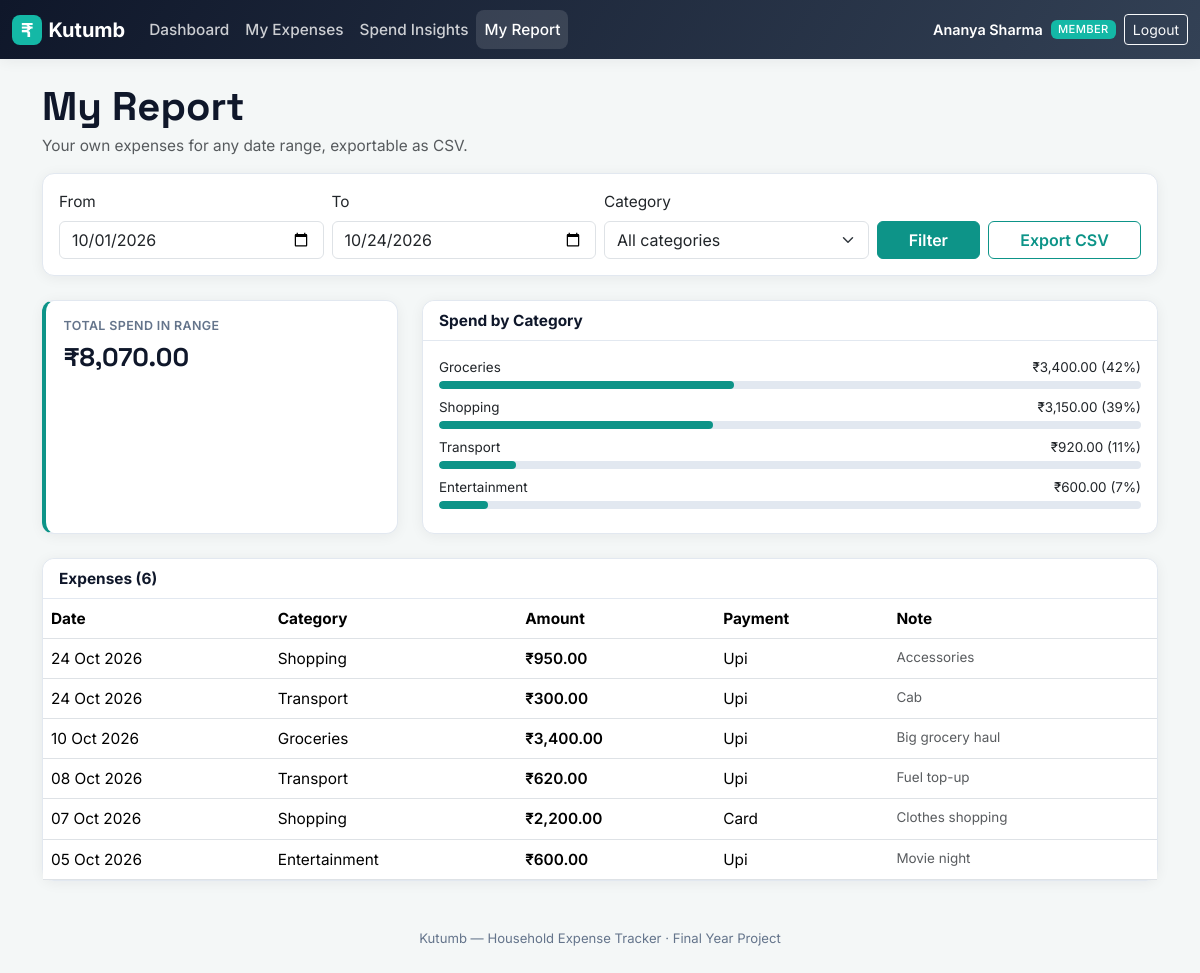
The page /index.php?route=member/report (signed in) on the database its author committed.
### tables this page shows
CREATE TABLE expenses (
    id              INT AUTO_INCREMENT PRIMARY KEY,
    user_id         INT NOT NULL,
    category_id     INT NOT NULL,
    amount          DECIMAL(10,2) NOT NULL,
    expense_date    DATE NOT NULL,
    payment_method  ENUM('cash','card','upi','netbanking','other') NOT NULL DEFAULT 'upi',
    note            VARCHAR(255) DEFAULT NULL,
    created_at      TIMESTAMP NOT NULL DEFAULT CURRENT_TIMESTAMP,
    FOREIGN KEY (user_id) REFERENCES users(id) ON DELETE CASCADE,
    FOREIGN KEY (category_id) REFERENCES categories(id),
    INDEX idx_expenses_user (user_id),
    INDEX idx_expenses_category_date (category_id, expense_date)
);

CREATE TABLE categories (
    id            INT AUTO_INCREMENT PRIMARY KEY,
    name          VARCHAR(80) NOT NULL UNIQUE,
    is_active     TINYINT(1) NOT NULL DEFAULT 1,
    created_at    TIMESTAMP NOT NULL DEFAULT CURRENT_TIMESTAMP
);

### app/controllers/MemberController.php (called while the page is built, shortened)
<?php
require_once __DIR__ . '/../models/Expense.php';
class MemberController
{
    public function report(): void
    {
        $from = $_GET['from'] ?? date('Y-m-01');
        $to = $_GET['to'] ?? date('Y-m-d');
        $categoryId = (int)($_GET['category_id'] ?? 0);
        $filters = ['from' => $from, 'to' => $to];
        $expenses = Expense::listForUser(Auth::id(), $filters);
        $total = array_sum(array_map(fn($e) => (float)$e['amount'], $expenses));
        $byCategory = [];
        foreach ($expenses as $exp) {
            $byCategory[$exp['category_name']] = ($byCategory[$exp['category_name']] ?? 0) + (float)$exp['amount'];
        }
        arsort($byCategory);
        require __DIR__ . '/../views/member/report.php';
    }
}

### public/index.php (called while the page is built, shortened)
<?php
require_once __DIR__ . '/../core/helpers.php';
require_once __DIR__ . '/../core/Database.php';
require_once __DIR__ . '/../core/Auth.php';
require_once __DIR__ . '/../app/models/Expense.php';
require_once __DIR__ . '/../app/controllers/MemberController.php';
$router = new Router();
$router->get('login', fn() => (new AuthController())->showLogin());
$router->post('login', fn() => (new AuthController())->login());
$router->post('logout', fn() => (new AuthController())->logout());
$router->get('admin/dashboard', fn() => (new AdminController())->dashboard());
$router->get('admin/members', fn() => (new AdminController())->members());
$router->post('admin/members/store', fn() => (new AdminController())->memberStore());
$router->post('admin/members/status', fn() => (new AdminController())->memberStatus());
$router->get('admin/categories', fn() => (new AdminController())->categories());
$router->post('admin/categories/store', fn() => (new AdminController())->categoryStore());
$router->post('admin/categories/rename', fn() => (new AdminController())->categoryRename());
$router->post('admin/categories/toggle', fn() => (new AdminController())->categoryToggle());
$router->post('admin/budgets/store', fn() => (new AdminController())->budgetStore());
$router->get('admin/reports', fn() => (new AdminController())->reports());
$router->get('admin/reports/export', fn() => (new AdminController())->reportExport());
$router->get('member/dashboard', fn() => (new MemberController())->dashboard());
$router->get('member/expenses', fn() => (new MemberController())->expenses());
$router->get('member/insights', fn() => (new MemberController())->insights());
$router->get('member/report', fn() => (new MemberController())->report());
$router->get('member/report/export', fn() => (new MemberController())->reportExport());
$router->post('expenses/store', fn() => (new ExpenseController())->store());
$router->post('expenses/update', fn() => (new ExpenseController())->update());
$router->post('expenses/delete', fn() => (new ExpenseController())->delete());
$route = request_str($_GET['route'] ?? '');
$router->dispatch($_SERVER['REQUEST_METHOD'], $route);

### core/Router.php (called while the page is built, shortened)
<?php
class Router
{
    private array $routes = ['GET' => [], 'POST' => []];
    public function get(string $route, callable $handler): void
    {
        $this->routes['GET'][$route] = $handler;
    }
    public function post(string $route, callable $handler): void
    {
        $this->routes['POST'][$route] = $handler;
    }
    public function dispatch(string $method, string $route): void
    {
        $handler = $this->routes[$method][$route] ?? null;
        try {
            $handler();
        } catch (Throwable $e) {
            error_log($e->getMessage());
            http_response_code(500);
            require __DIR__ . '/../app/views/errors/500.php';
        }
    }
}

### core/helpers.php (called while the page is built, shortened)
<?php
function e($value): string
{
    return htmlspecialchars($value, ENT_QUOTES, 'UTF-8');
}
function format_date(?string $date): string
{
    $ts = strtotime($date);
    return $ts === false ? '-' : date('d M Y', $ts);
}
function format_inr(float $amount): string
{
    $negative = $amount < 0;
    $amount = abs($amount);
    $parts = explode('.', number_format($amount, 2, '.', ''));
    $whole = $parts[0];
    $decimal = $parts[1];
    if (strlen($whole) > 3) {
        $lastThree = substr($whole, -3);
        $rest = substr($whole, 0, -3);
        $rest = preg_replace('/\B(?=(\d{2})+(?!\d))/', ',', $rest);
        $whole = $rest . ',' . $lastThree;
    }
    return ($negative ? '-' : '') . '₹' . $whole . '.' . $decimal;
}

### core/Auth.php (called while the page is built, shortened)
<?php
require_once __DIR__ . '/Database.php';
class Auth
{
    public static function id(): ?int
    {
        return $_SESSION['user_id'] ?? null;
    }
}

### config/database.php (called while the page is built)
<?php
return [
    'host'     => '127.0.0.1',
    'port'     => 3306,
    'database' => 'expense_tracker',
    'username' => 'root',
    'password' => '',
    'charset'  => 'utf8mb4',
];

### core/Database.php (called while the page is built)
<?php
class Database
{
    private static ?PDO $instance = null;
    public static function connect(): PDO
    {
        if (self::$instance === null) {
            $config = require __DIR__ . '/../config/database.php';
            $dsn = sprintf(
                'mysql:host=%s;port=%d;dbname=%s;charset=%s',
                $config['host'],
                $config['port'],
                $config['database'],
                $config['charset']
            );
            self::$instance = new PDO($dsn, $config['username'], $config['password'], [
                PDO::ATTR_ERRMODE            => PDO::ERRMODE_EXCEPTION,
                PDO::ATTR_DEFAULT_FETCH_MODE => PDO::FETCH_ASSOC,
                PDO::ATTR_EMULATE_PREPARES   => false,
            ]);
        }
        return self::$instance;
    }
}

### app/models/Expense.php (called while the page is built, shortened)
<?php
class Expense
{
    public static function listForUser(int $userId, array $filters = []): array
    {
        $sql = 'SELECT e.*, c.name AS category_name
                FROM expenses e JOIN categories c ON c.id = e.category_id
                WHERE e.user_id = ?';
        $params = [$userId];
        self::applyFilters($sql, $params, $filters);
        $sql .= ' ORDER BY e.expense_date DESC, e.id DESC';
        $stmt = Database::connect()->prepare($sql);
        $stmt->execute($params);
        return $stmt->fetchAll();
    }
    private static function applyFilters(string &$sql, array &$params, array $filters): void
    {
        if (!empty($filters['from'])) {
            $sql .= ' AND e.expense_date >= ?';
            $params[] = $filters['from'];
        }
        if (!empty($filters['to'])) {
            $sql .= ' AND e.expense_date <= ?';
            $params[] = $filters['to'];
        }
    }
}

### app/views/member/report.php (the view, shortened to what this page needs)
<?php require __DIR__ . '/../partials/header.php'; ?>
<?php require __DIR__ . '/../partials/navbar.php'; ?>
<main class="container py-4">
    <h1 class="page-title">My Report</h1>
    <p class="text-muted">Your own expenses for any date range, exportable as CSV.</p>
    <div class="card mb-4">
        <div class="card-body">
            <form method="GET" action="/index.php" class="row g-2 align-items-end">
                <div class="col-6 col-md-3">
                    <label class="form-label">From</label>
                    <input type="date" name="from" class="form-control" value="<?= e($from) ?>">
                </div>
                <div class="col-6 col-md-3">
                    <label class="form-label">To</label>
                    <input type="date" name="to" class="form-control" value="<?= e($to) ?>">
                </div>
                <div class="col-6 col-md-3">
                    <label class="form-label">Category</label>
                    <select name="category_id" class="form-select">
                        <option value="0">All categories</option>
                    </select>
                </div>
                <div class="col-6 col-md-3 d-flex gap-2">
                    <button type="submit" class="btn btn-teal flex-fill">Filter</button>
                    <a class="btn btn-outline-teal flex-fill"
                       href="/index.php?route=member/report/export&from=<?= urlencode($from) ?>&to=<?= urlencode($to) ?>&category_id=<?= $categoryId ?>">
                        Export CSV
                    </a>
                </div>
            </form>
        </div>
    </div>
    <div class="row g-4 mb-4">
        <div class="col-md-4">
            <div class="stat-tile">
                <div class="stat-label">Total spend in range</div>
                <div class="stat-value"><?= e(format_inr($total)) ?></div>
            </div>
        </div>
        <div class="col-md-8">
            <div class="card">
                <div class="card-header">Spend by Category</div>
                <div class="card-body">
                    <?php foreach ($byCategory as $name => $amt): $pct = $total > 0 ? round($amt / $total * 100) : 0; ?>
                        <div class="d-flex justify-content-between small mb-1">
                            <span><?= e($name) ?></span><span><?= e(format_inr($amt)) ?> (<?= $pct ?>%)</span>
                        </div>
                        <div class="progress budget-progress mb-2"><div class="progress-bar bg-teal" style="width: <?= $pct ?>%"></div></div>
                    <?php endforeach; ?>
                </div>
            </div>
        </div>
    </div>
    <div class="card">
        <div class="card-header">Expenses (<?= count($expenses) ?>)</div>
        <div class="table-responsive">
            <table class="table table-hover mb-0">
                <thead><tr><th>Date</th><th>Category</th><th>Amount</th><th>Payment</th><th>Note</th></tr></thead>
                <tbody>
                <?php foreach ($expenses as $exp): ?>
                    <tr>
                        <td><?= e(format_date($exp['expense_date'])) ?></td>
                        <td><?= e($exp['category_name']) ?></td>
                        <td class="fw-semibold"><?= e(format_inr((float)$exp['amount'])) ?></td>
                        <td class="text-capitalize"><?= e($exp['payment_method']) ?></td>
                        <td class="text-muted small"><?= e($exp['note'] ?? '') ?></td>
                    </tr>
                <?php endforeach; ?>
                </tbody>
            </table>
        </div>
    </div>
</main>
<?php require __DIR__ . '/../partials/footer.php'; ?>

### public/assets/css/style.css (style rules this page uses)
:root { --kt-teal-900: #0f766e; --kt-teal-700: #0d9488; --kt-teal-600: #14b8a6; --kt-teal-100: #ccfbf1; --kt-teal-50: #f0fdfa; --kt-charcoal-900: #0f172a; --kt-charcoal-800: #1e293b; --kt-charcoal-700: #334155; --kt-charcoal-500: #64748b; --kt-charcoal-300: #cbd5e1; --kt-charcoal-100: #e2e8f0; --kt-amber: #f59e0b; --kt-amber-100: #fef3c7; --kt-red: #dc2626; --kt-red-100: #fee2e2; --kt-green: #16a34a; --kt-bg: #f4f7f7; --kt-surface: #ffffff; --kt-border: #e2e8f0; --kt-radius: 12px; --kt-shadow: 0 2px 14px rgba(15, 23, 42, 0.06); }
* { box-sizing: border-box; }
body { background: var(--kt-bg); color: var(--kt-charcoal-800); font-family: 'Inter', -apple-system, BlinkMacSystemFont, 'Segoe UI', sans-serif; font-size: 0.96rem; }
h1, h2, h3, h4, h5, .brand-mark, .stat-value { font-family: 'Space Grotesk', 'Inter', sans-serif; }
.page-title { color: var(--kt-charcoal-900); font-weight: 700; margin-bottom: 0.15rem; }
a.link-teal, a { color: var(--kt-teal-700); }
.btn-teal { background: var(--kt-teal-700); border-color: var(--kt-teal-700); color: #fff; font-weight: 600; }
.btn-outline-teal { border-color: var(--kt-teal-700); color: var(--kt-teal-700); font-weight: 600; }
.bg-teal { background-color: var(--kt-teal-700) !important; }
.card { border: 1px solid var(--kt-border); border-radius: var(--kt-radius); box-shadow: var(--kt-shadow); }
.card-header { background: var(--kt-surface); border-bottom: 1px solid var(--kt-border); font-weight: 700; color: var(--kt-charcoal-900); border-top-left-radius: var(--kt-radius) !important; border-top-right-radius: var(--kt-radius) !important; }
.stat-tile { background: var(--kt-surface); border: 1px solid var(--kt-border); border-radius: var(--kt-radius); padding: 1rem 1.1rem; box-shadow: var(--kt-shadow); height: 100%; border-left: 4px solid var(--kt-teal-700); }
.stat-label { color: var(--kt-charcoal-500); font-size: 0.78rem; text-transform: uppercase; letter-spacing: 0.03em; font-weight: 600; }
.stat-value { font-size: 1.6rem; font-weight: 700; color: var(--kt-charcoal-900); margin-top: 0.15rem; }
.budget-progress { height: 8px; border-radius: 4px; background: var(--kt-charcoal-100); }
.budget-progress .progress-bar { border-radius: 4px; }

### rows shown on the page
expenses: expense_date "24 Oct 2026", category.name "Shopping", amount "₹950.00", payment_method "Upi", note "Accessories"
expenses: expense_date "24 Oct 2026", category.name "Transport", amount "₹300.00", payment_method "Upi", note "Cab"
expenses: expense_date "10 Oct 2026", category.name "Groceries", amount "₹3,400.00", payment_method "Upi", note "Big grocery haul"
expenses: expense_date "08 Oct 2026", category.name "Transport", amount "₹620.00", payment_method "Upi", note "Fuel top-up"
expenses: expense_date "07 Oct 2026", category.name "Shopping", amount "₹2,200.00", payment_method "Card", note "Clothes shopping"
expenses: expense_date "05 Oct 2026", category.name "Entertainment", amount "₹600.00", payment_method "Upi", note "Movie night"

### other values the page prints
$label "Dashboard"
$label "My Expenses"
$label "Spend Insights"
$label "My Report"
Auth::name() "Ananya Sharma"
format_inr($total) "₹8,070.00"
$name "Groceries"
format_inr($amt) "₹3,400.00"
$pct "42"
$name "Shopping"
format_inr($amt) "₹3,150.00"
$pct "39"
$name "Transport"
format_inr($amt) "₹920.00"
$pct "11"
